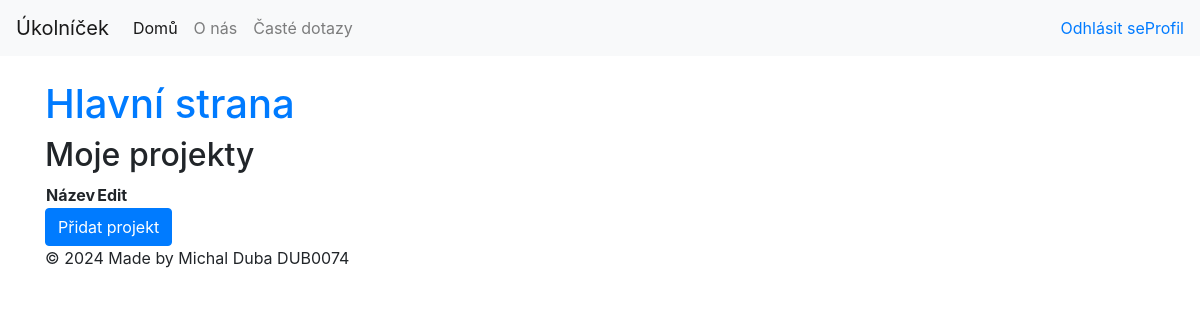
The app's page / (signed in), older data.
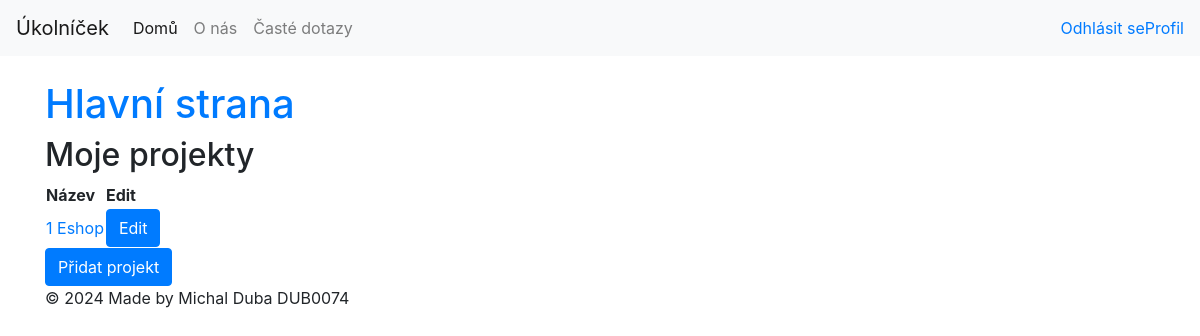
The same page, newer data.
### UkolnicekApp/models.py (models this page shows, shortened)
class Projekt(models.Model):
    projekt_id = models.AutoField(primary_key=True)
    uzivatel = models.ForeignKey(Uzivatel, on_delete=models.DO_NOTHING)
    typ_projektu = models.ForeignKey(TypProjektu, on_delete=models.DO_NOTHING)
    datum_vytvoreni = models.DateTimeField(null=False)
    posledni_zmena = models.DateTimeField(blank=True, null=True)

class TypProjektu(models.Model):
    typ_projektu_id = models.AutoField(primary_key=True)
    nazev = models.CharField(max_length=25, null=False)
    datum_vytvoreni = models.DateTimeField(null=False)
    posledni_zmena = models.DateTimeField(blank=True, null=True)

### UkolnicekApp/views.py (the view)
# urls.py: path('', views.index, name='index'),
def index(request):
    userId = 0
    projectsFiltered = []
    loggedIn = isUserLoggedIn(request)
    if (loggedIn):
        userId = request.session["user_id"]
        projects = Projekt.objects.all()
        for project in projects:
            if(project.uzivatel.uzivatel_id == request.session["user_id"]):
                projectsFiltered.append(project)
    return render(request, 'UkolnicekApp/index.html', {'projects': projectsFiltered, 'loggedIn': loggedIn, 'userId': userId})

### UkolnicekApp/views.py (called while the page is built)
def isUserLoggedIn(request):
    if ("username" not in request.session):
        request.session["username"] = None
        request.session["user_id"] = None
    if (request.session["username"] != None):
        return True
    return False

### templates/UkolnicekApp/index.html (shortened to what this page needs)
{% extends 'UkolnicekApp/base.html' %}
{% block content %}
    <h1><a href='/'>Hlavní strana</a></h1>
    <h2>Moje projekty</h2>
    <table>
        <th>Název</th>
        <th>Edit</th>
    {% for project in projects %}
    <tr>
    <td><a href = '{% url 'project' project.projekt_id %}'>{{project.projekt_id}} {{project.typ_projektu.nazev}}</a></td>
    <td> <a class="btn btn-primary" href='{% url 'editProject' project.projekt_id %}' role="button">Edit</a></td>
    </tr>
    {% endfor %}
    </table>
    {% if loggedIn %}
     <a class="btn btn-primary" href='{% url 'addProject' %}' role="button">Přidat projekt</a>
     {% endif %}
{% endblock %}

Row changes from the older to the newer data that the page shows:
added Projekt: projekt_id "1", typ_projektu.nazev "Eshop"
